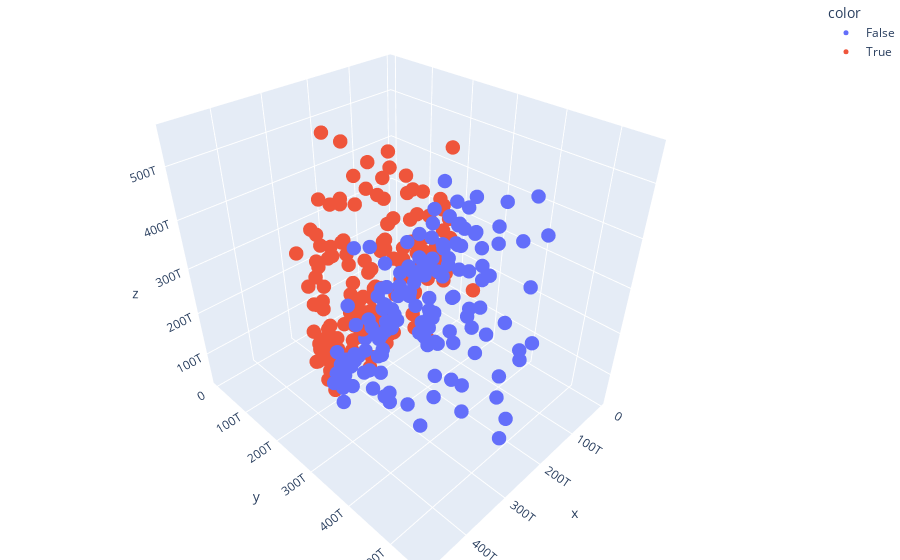

The code cell stored with this chart in its notebook:
### Code cell
fig = px.scatter_3d(x=[s[0][0] for s in stones], y=[s[0][1] for s in stones], z=[s[0][2] for s in stones], color=[s[1][1] > 0 for s in stones])
fig.update_layout(margin=dict(l=0, r=0, b=0, t=0))
fig.update_traces(marker=dict(size=5))
fig.show()

### Figure 1 — Plotly figure (JSON) as saved in the notebook; plotly's stock layout.template omitted (floating-point values rounded to 4 significant figures; data arrays with more than 128 entries replaced by an {"elided": "..."} marker saying what was removed)
{"data": [{"hovertemplate": "color=False<br>x=%{x}<br>y=%{y}<br>z=%{z}<extra></extra>", "legendgroup": "False", "marker": {"color": "#636efa", "size": 5, "symbol": "circle"}, "mode": "markers", "name": "False", "scene": "scene", "showlegend": true, "type": "scatter3d", "x": {"elided": "148 int values"}, "y": {"elided": "148 int values"}, "z": {"elided": "148 int values"}}, {"hovertemplate": "color=True<br>x=%{x}<br>y=%{y}<br>z=%{z}<extra></extra>", "legendgroup": "True", "marker": {"color": "#EF553B", "size": 5, "symbol": "circle"}, "mode": "markers", "name": "True", "scene": "scene", "showlegend": true, "type": "scatter3d", "x": {"elided": "152 int values"}, "y": {"elided": "152 int values"}, "z": {"elided": "152 int values"}}], "layout": {"legend": {"title": {"text": "color"}, "tracegroupgap": 0}, "margin": {"b": 0, "l": 0, "r": 0, "t": 0}, "scene": {"domain": {"x": [0, 1], "y": [0, 1]}, "xaxis": {"title": {"text": "x"}}, "yaxis": {"title": {"text": "y"}}, "zaxis": {"title": {"text": "z"}}}}}
